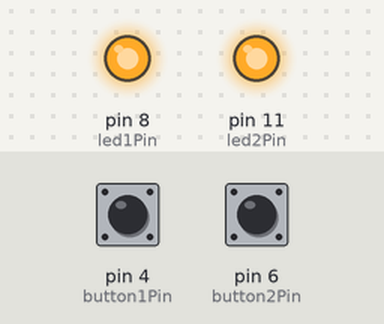
A sketch run on a simulated Arduino Uno, built with avr-gcc and run on an emulated ATmega328P. On the bench: output pins drawn as LEDs (lit = HIGH). The inputs (shaded band) are chosen by the test bench; at power-on: pin 4 (button1Pin) HIGH, pin 6 (button2Pin) HIGH. What the sketch prints to the serial monitor is not drawn.

Above: at 0.1 s.
Timing chart, 0 to 67.0 s (numbered marks = the images above):
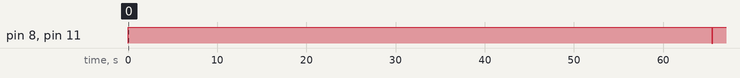

The sketch:

TON2.ino
```cpp
/*Pulsante sul pin 4 comanda un led sul pin 8. Pulsante su pin 5 comanda un led su pin 9*/
//pin declare
char button1Pin=4;
char button2Pin=6;
char led1Pin=8;
char led2Pin=11;

//variable declare
char button1State1=1;
char button1State2=1;
char oldButton1State=1;

char button2State1=1;
char button2State2=1;
char oldButton2State=1;

char led1State=0;
char oldLed1State=1;
bool enableLed1=false;

char led2State=0;
char oldLed2State=1;
bool enableLed2=false;

unsigned int tStart1=0;
unsigned int tFlowed1=0;

unsigned int tStart2=0;
unsigned int tFlowed2=0;

char tToFlow=10;

char tParam=3000;

void setup() {

  pinMode(led1Pin, OUTPUT);                     //set the led1Pin in output mode
  pinMode(button1Pin, INPUT_PULLUP);            //set the button1Pin in input mode with pullup
  pinMode(led2Pin, OUTPUT);                     //set the led2Pin in output mode
  pinMode(button2Pin, INPUT_PULLUP);            //set the button2Pin in input mode with pullup
  Serial.begin(9600);
  button1State1=digitalRead(button1Pin);        //read the state of the pin declared ad button1Pin
  button2State1=digitalRead(button2Pin);        //read the state of the pin declared ad button2Pin
}

void loop() {
  // put your main code here, to run repeatedly:
  /*=======================================
   * LETTURA INGRESSI
   =========================================*/
  ReadInput();
  /*=======================================
   * PROCESSI
   =========================================*/
  ProcessToExe();
  /*=======================================
   * SCRITTURA USCITE
   =========================================*/
  WriteOutput();
}

void ReadInput(){

  if(button1State1==LOW && button1State1!=oldButton1State)    //if the program find an rising edge
    tStart1=millis();
  if(button2State1==LOW && button2State1!=oldButton2State)    //if the program find an rising edge
    tStart2=millis();

  tFlowed1= millis()-tStart1;
  tFlowed2= millis()-tStart2;

  if(tFlowed1>=tToFlow){
    button1State2=digitalRead(button1Pin);
    if(button1State1==button1State2)
      enableLed1=true;
    else
      enableLed1=false;
  }
  if(tFlowed2>=tToFlow){
    button2State2=digitalRead(button2Pin);
    if(button2State1==button2State2)
      enableLed2=true;
    else
      enableLed2=false;
  }
}

void ProcessToExe(){

  if(button1State1==LOW && button1State1!=oldButton1State)    //if the program find an falling edge
      tStart1=millis();                                      //save the current time flowed from the start/restart of the board
  oldButton1State=button1State1;                             //save the current buttonState as oldbuttonState for the next cycle
  tFlowed1=millis()-tStart1;                             //save the current time flowed frome the tStat

  if((tFlowed1<=tParam && button1State1==HIGH) || button1State1==LOW)      //if the button is pressed or are flowed less ms than tParamOff
    led1State=HIGH;         //set the ledState as HIGH
  else
    led1State=LOW;         //else set the ledState as LOW


  if(button2State1==LOW && button2State1!=oldButton2State)    //if the program find an falling edge
      tStart2=millis();                                      //save the current time flowed from the start/restart of the board
  oldButton2State=button2State1;                             //save the current buttonState as oldbuttonState for the next cycle
  tFlowed2=millis()-tStart2;                             //save the current time flowed frome the tStat

  if((tFlowed2<=tParam && button2State1==HIGH) || button2State1==LOW)      //if the button is pressed or are flowed less ms than tParamOff
    led2State=HIGH;         //set the ledState as HIGH
  else
    led2State=LOW;         //else set the ledState as LOW

}

void WriteOutput(){
  if(enableLed1 = true){            //if the state of the led need to change
      Serial.println("1");
      digitalWrite(led1Pin, led1State);     //set the pin declared as ledPin as variable ledState
      oldLed1State=led1State;               //and save the current ledState as oldLedState for the next cycle
  }
  if(enableLed2 = true){            //if the state of the led need to change
      Serial.println("2");
      digitalWrite(led2Pin, led2State);     //set the pin declared as ledPin as variable ledState
      oldLed2State=led2State;               //and save the current ledState as oldLedState for the next cycle
  }
}
```

Measured:
- by itself, pin 8 (led1Pin), pin 11 (led2Pin): LOW → HIGH at 0.00 s, → LOW 65.5 s later, → HIGH 0.07 s later
